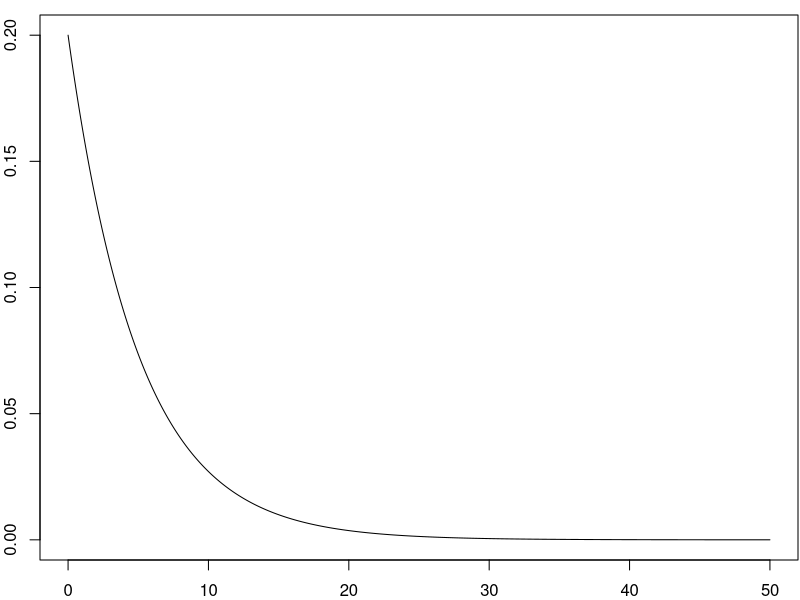
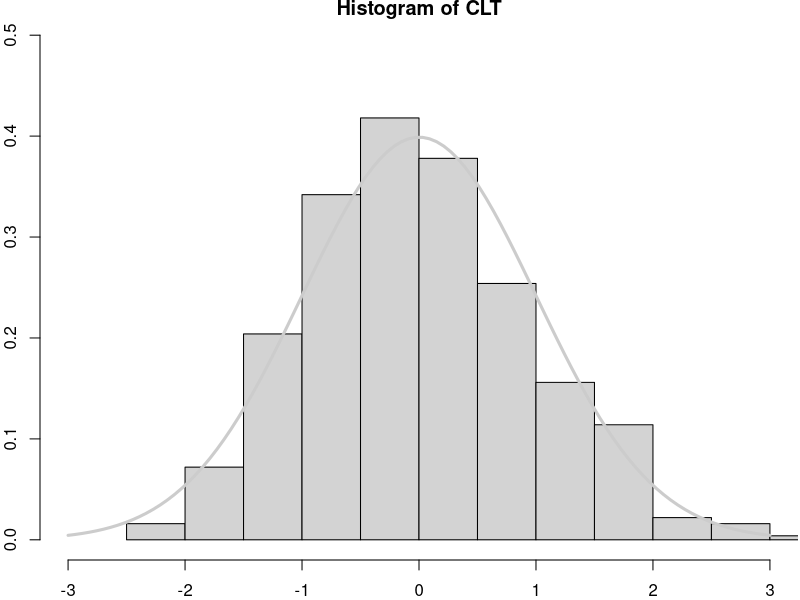
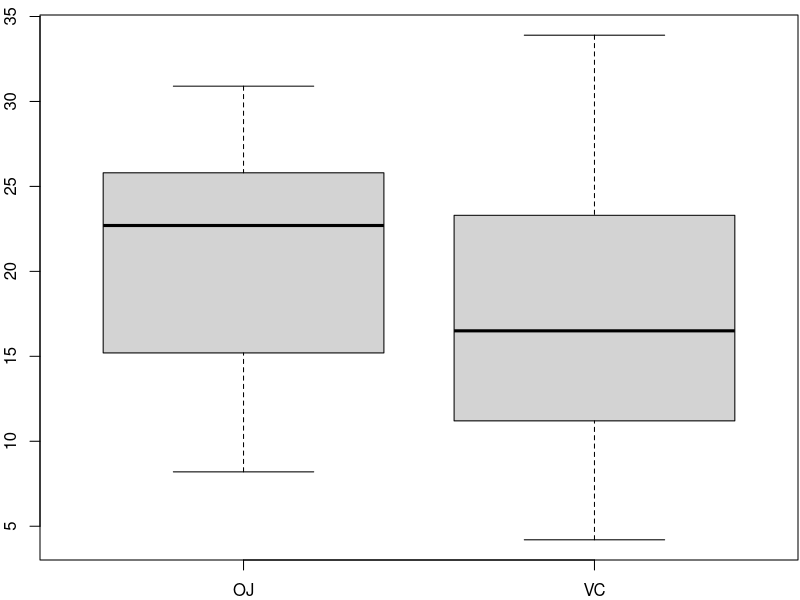
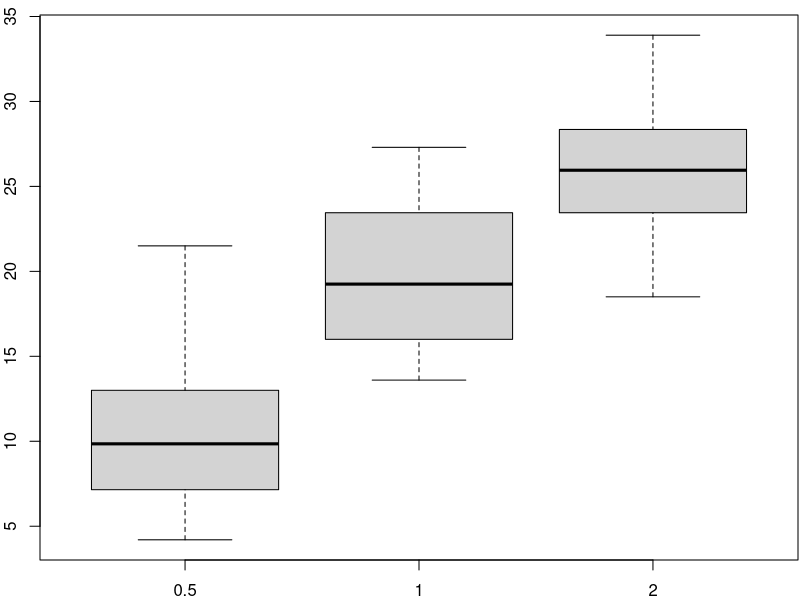

Reproduce these figures in R, in order.
## ---- chunk 1
knitr::opts_chunk$set(echo = TRUE)
## ---- chunk 2
x <- seq(0, 50, length.out=1000)
par(mar=c(2, 2, .75, .1))
plot(x, dexp(x, rate=0.2), type ="l")
## ---- chunk 3
lambda = .2 #this is the rate from the above distibution
n = 40 #sample size
nSamps = 1000 #the number of samples

samps <- matrix(, nrow = nSamps, ncol = n)
for(i in 1:nSamps){
       samps[i,] <- rexp(n, rate = lambda) 
}

## ---- chunk 4
sampleMeans <- apply(samps, 1, mean)
## ---- chunk 5
CLTtop <- (sampleMeans - 1/lambda)
## ---- chunk 6
CLTbottom <- (1/lambda)/sqrt(n)
## ---- chunk 7
CLT <- CLTtop / CLTbottom
## ---- chunk 8
par(mar=c(2, 2, .75, .1))
hist(CLT, freq = FALSE, xlim= c(-3,3), ylim = c(0,.5))
lines(seq(-3, 3, length = 100), dnorm(seq(-3, 3, length = 100)), col = grey(.8), lwd = 3)
## ---- chunk 9
mean(CLT)
var(CLT)
## ---- chunk 10
library(datasets)
#ToothGrowth is now available as a dataframe
## ---- chunk 11
library(knitr)
kable(table(ToothGrowth[,2:3]), align = "l")
## ---- chunk 12
par(mar=c(2, 2, .75, .1))
boxplot(len ~ supp, data = ToothGrowth)
## ---- chunk 13
OJ <-  ToothGrowth$len[ToothGrowth$supp=="OJ"]
VC <-  ToothGrowth$len[ToothGrowth$supp=="VC"]
t.test(OJ, VC, alternative = "two.sided", conf.level = .95)$conf.int
## ---- chunk 14
par(mar=c(2, 2, .75, .1))
boxplot(len ~ dose, data = ToothGrowth)
dose0.5 <-  ToothGrowth$len[ToothGrowth$dose==0.5]
dose1 <-  ToothGrowth$len[ToothGrowth$dose==1]
dose2 <-  ToothGrowth$len[ToothGrowth$dose==2]
## ---- chunk 15
t.test(dose0.5, dose2, alternative = "two.sided", conf.level = .95)$conf.int
